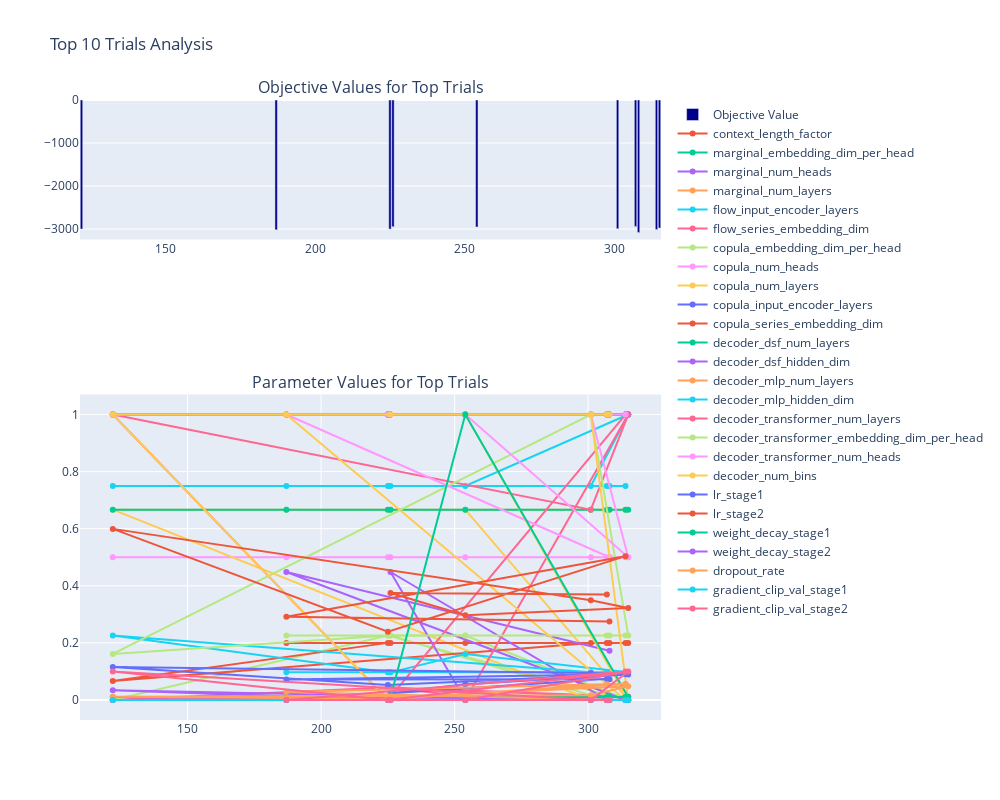

Here is the notebook cell this chart was saved with:
### Code cell
# Create and display plots
print("## Top 10 Best Trials")
fig = plot_top_n_trials(trials_df, n=10)
fig.show()

### Figure 1 — Plotly figure (JSON) as saved in the notebook; plotly's stock layout.template omitted (floating-point values rounded to 4 significant figures)
{"data": [{"marker": {"color": "darkblue"}, "name": "Objective Value", "text": [-3082.0, -3019.0, -3012.0, -3002.0, -2999.0, -2991.0, -2976.0, -2953.0, -2945.0, -2939.0], "textposition": "auto", "type": "bar", "x": [308, 187, 314, 225, 122, 301, 315, 254, 226, 307], "xaxis": "x", "y": [-3082.0, -3019.0, -3012.0, -3002.0, -2999.0, -2991.0, -2976.0, -2953.0, -2945.0, -2939.0], "yaxis": "y"}, {"mode": "lines+markers", "name": "context_length_factor", "type": "scatter", "x": [308, 187, 314, 225, 122, 301, 315, 254, 226, 307], "xaxis": "x2", "y": [1.0, 1.0, 1.0, 1.0, 1.0, 1.0, 1.0, 1.0, 1.0, 1.0], "yaxis": "y2"}, {"mode": "lines+markers", "name": "marginal_embedding_dim_per_head", "type": "scatter", "x": [308, 187, 314, 225, 122, 301, 315, 254, 226, 307], "xaxis": "x2", "y": [1.0, 1.0, 1.0, 1.0, 1.0, 1.0, 1.0, 1.0, 1.0, 1.0], "yaxis": "y2"}, {"mode": "lines+markers", "name": "marginal_num_heads", "type": "scatter", "x": [308, 187, 314, 225, 122, 301, 315, 254, 226, 307], "xaxis": "x2", "y": [0.0, 0.0, 0.0, 0.0, 0.0, 0.0, 0.0, 0.0, 0.0, 0.0], "yaxis": "y2"}, {"mode": "lines+markers", "name": "marginal_num_layers", "type": "scatter", "x": [308, 187, 314, 225, 122, 301, 315, 254, 226, 307], "xaxis": "x2", "y": [0.0, 0.0, 0.0, 0.0, 0.0, 0.0, 0.0, 0.0, 0.0, 0.0], "yaxis": "y2"}, {"mode": "lines+markers", "name": "flow_input_encoder_layers", "type": "scatter", "x": [308, 187, 314, 225, 122, 301, 315, 254, 226, 307], "xaxis": "x2", "y": [0.75, 0.75, 0.75, 0.75, 0.75, 0.75, 1.0, 0.75, 0.75, 0.75], "yaxis": "y2"}, {"mode": "lines+markers", "name": "flow_series_embedding_dim", "type": "scatter", "x": [308, 187, 314, 225, 122, 301, 315, 254, 226, 307], "xaxis": "x2", "y": [0.01195, 0.01195, 0.01195, 0.04382, 0.0, 0.01195, 0.01195, 0.01195, 0.04382, 0.01195], "yaxis": "y2"}, {"mode": "lines+markers", "name": "copula_embedding_dim_per_head", "type": "scatter", "x": [308, 187, 314, 225, 122, 301, 315, 254, 226, 307], "xaxis": "x2", "y": [0.0, 0.0, 0.0, 0.2258, 0.0, 0.0, 0.0, 0.2258, 0.2258, 0.0], "yaxis": "y2"}, {"mode": "lines+markers", "name": "copula_num_heads", "type": "scatter", "x": [308, 187, 314, 225, 122, 301, 315, 254, 226, 307], "xaxis": "x2", "y": [0.5, 0.5, 0.5, 0.5, 0.5, 0.5, 0.5, 0.5, 0.5, 0.5], "yaxis": "y2"}, {"mode": "lines+markers", "name": "copula_num_layers", "type": "scatter", "x": [308, 187, 314, 225, 122, 301, 315, 254, 226, 307], "xaxis": "x2", "y": [0.6667, 0.6667, 0.6667, 0.6667, 0.6667, 0.0, 0.0, 0.6667, 0.6667, 0.6667], "yaxis": "y2"}, {"mode": "lines+markers", "name": "copula_input_encoder_layers", "type": "scatter", "x": [308, 187, 314, 225, 122, 301, 315, 254, 226, 307], "xaxis": "x2", "y": [1.0, 1.0, 1.0, 1.0, 1.0, 1.0, 1.0, 1.0, 1.0, 1.0], "yaxis": "y2"}, {"mode": "lines+markers", "name": "copula_series_embedding_dim", "type": "scatter", "x": [308, 187, 314, 225, 122, 301, 315, 254, 226, 307], "xaxis": "x2", "y": [0.2, 0.2, 0.2, 0.2, 0.06667, 0.2, 0.2, 0.2, 0.2, 0.2], "yaxis": "y2"}, {"mode": "lines+markers", "name": "decoder_dsf_num_layers", "type": "scatter", "x": [308, 187, 314, 225, 122, 301, 315, 254, 226, 307], "xaxis": "x2", "y": [0.6667, 0.6667, 0.6667, 0.6667, 0.6667, 0.6667, 0.6667, 0.6667, 0.6667, 0.6667], "yaxis": "y2"}, {"mode": "lines+markers", "name": "decoder_dsf_hidden_dim", "type": "scatter", "x": [308, 187, 314, 225, 122, 301, 315, 254, 226, 307], "xaxis": "x2", "y": [0.1724, 0.4483, 0.0, 0.0, 0.03448, 0.0, 0.0, 0.0, 0.4483, 0.0], "yaxis": "y2"}, {"mode": "lines+markers", "name": "decoder_mlp_num_layers", "type": "scatter", "x": [308, 187, 314, 225, 122, 301, 315, 254, 226, 307], "xaxis": "x2", "y": [0.0, 0.0, 0.0, 0.0, 0.0, 0.0, 0.0, 0.0, 0.0, 0.0], "yaxis": "y2"}, {"mode": "lines+markers", "name": "decoder_mlp_hidden_dim", "type": "scatter", "x": [308, 187, 314, 225, 122, 301, 315, 254, 226, 307], "xaxis": "x2", "y": [0.09677, 0.09677, 0.09677, 0.09677, 0.2258, 0.09677, 0.09677, 0.1613, 0.09677, 0.09677], "yaxis": "y2"}, {"mode": "lines+markers", "name": "decoder_transformer_num_layers", "type": "scatter", "x": [308, 187, 314, 225, 122, 301, 315, 254, 226, 307], "xaxis": "x2", "y": [1.0, 1.0, 1.0, 0.0, 1.0, 0.6667, 1.0, 0.0, 0.0, 0.0], "yaxis": "y2"}, {"mode": "lines+markers", "name": "decoder_transformer_embedding_dim_per_head", "type": "scatter", "x": [308, 187, 314, 225, 122, 301, 315, 254, 226, 307], "xaxis": "x2", "y": [0.2258, 0.2258, 0.2258, 0.2258, 0.1613, 1.0, 0.2258, 0.2258, 0.2258, 0.2258], "yaxis": "y2"}, {"mode": "lines+markers", "name": "decoder_transformer_num_heads", "type": "scatter", "x": [308, 187, 314, 225, 122, 301, 315, 254, 226, 307], "xaxis": "x2", "y": [0.5, 1.0, 1.0, 1.0, 1.0, 1.0, 0.5, 1.0, 1.0, 1.0], "yaxis": "y2"}, {"mode": "lines+markers", "name": "decoder_num_bins", "type": "scatter", "x": [308, 187, 314, 225, 122, 301, 315, 254, 226, 307], "xaxis": "x2", "y": [1.0, 1.0, 0.0, 0.0, 1.0, 1.0, 0.0, 1.0, 1.0, 1.0], "yaxis": "y2"}, {"mode": "lines+markers", "name": "lr_stage1", "type": "scatter", "x": [308, 187, 314, 225, 122, 301, 315, 254, 226, 307], "xaxis": "x2", "y": [0.07273, 0.07147, 0.09054, 0.05272, 0.1159, 0.09463, 0.08913, 0.05533, 0.02369, 0.07335], "yaxis": "y2"}, {"mode": "lines+markers", "name": "lr_stage2", "type": "scatter", "x": [308, 187, 314, 225, 122, 301, 315, 254, 226, 307], "xaxis": "x2", "y": [0.2751, 0.2913, 0.5038, 0.2394, 0.5994, 0.349, 0.3222, 0.2972, 0.3746, 0.3698], "yaxis": "y2"}, {"mode": "lines+markers", "name": "weight_decay_stage1", "type": "scatter", "x": [308, 187, 314, 225, 122, 301, 315, 254, 226, 307], "xaxis": "x2", "y": [0.01, 0.01, 0.01, 0.01, 0.01, 0.01, 0.01, 1.0, 0.01, 0.01], "yaxis": "y2"}, {"mode": "lines+markers", "name": "weight_decay_stage2", "type": "scatter", "x": [308, 187, 314, 225, 122, 301, 315, 254, 226, 307], "xaxis": "x2", "y": [0.0, 0.0, 0.0, 0.01, 0.0, 0.0, 0.0, 0.01, 0.01, 0.0], "yaxis": "y2"}, {"mode": "lines+markers", "name": "dropout_rate", "type": "scatter", "x": [308, 187, 314, 225, 122, 301, 315, 254, 226, 307], "xaxis": "x2", "y": [0.0, 0.02759, 0.05685, 0.004453, 0.01118, 0.01677, 0.04815, 0.02145, 0.003366, 0.05509], "yaxis": "y2"}, {"mode": "lines+markers", "name": "gradient_clip_val_stage1", "type": "scatter", "x": [308, 187, 314, 225, 122, 301, 315, 254, 226, 307], "xaxis": "x2", "y": [0.0, 0.0, 0.0, 0.0, 0.0, 0.0, 0.0, 0.0, 0.0, 0.0], "yaxis": "y2"}, {"mode": "lines+markers", "name": "gradient_clip_val_stage2", "type": "scatter", "x": [308, 187, 314, 225, 122, 301, 315, 254, 226, 307], "xaxis": "x2", "y": [0.0, 0.0, 0.1, 0.0, 0.1, 0.0, 0.1, 0.0, 0.0, 0.0], "yaxis": "y2"}], "layout": {"annotations": [{"font": {"size": 16}, "showarrow": false, "text": "Objective Values for Top Trials", "x": 0.5, "xanchor": "center", "xref": "paper", "y": 1.0, "yanchor": "bottom", "yref": "paper"}, {"font": {"size": 16}, "showarrow": false, "text": "Parameter Values for Top Trials", "x": 0.5, "xanchor": "center", "xref": "paper", "y": 0.525, "yanchor": "bottom", "yref": "paper"}, {"align": "center", "hovertext": "hover", "showarrow": false, "text": "context_length_factor: 4<br>marginal_embedding_dim_per_head: 256<br>marginal_num_heads: 2<br>marginal_num_layers: 2<br>flow_input_encoder_layers: 6<br>flow_series_embedding_dim: 8<br>copula_embedding_dim_per_head: 8<br>copula_num_heads: 4<br>copula_num_layers: 3<br>copula_input_encoder_layers: 4<br>copula_series_embedding_dim: 64<br>decoder_dsf_num_layers: 3<br>decoder_dsf_hidden_dim: 128<br>decoder_mlp_num_layers: 2<br>decoder_mlp_hidden_dim: 32<br>decoder_transformer_num_layers: 5<br>decoder_transformer_embedding_dim_per_head: 64<br>decoder_transformer_num_heads: 5<br>decoder_num_bins: 200<br>lr_stage1: 0.000239492693639108<br>lr_stage2: 0.0014153115740382983<br>weight_decay_stage1: 1e-05<br>weight_decay_stage2: 0.0<br>dropout_rate: 3.680257579061208e-05<br>gradient_clip_val_stage1: 0.0<br>gradient_clip_val_stage2: 0.0", "visible": false, "x": 308, "xref": "x2", "y": 1.05, "yref": "paper"}, {"align": "center", "hovertext": "hover", "showarrow": false, "text": "context_length_factor: 4<br>marginal_embedding_dim_per_head: 256<br>marginal_num_heads: 2<br>marginal_num_layers: 2<br>flow_input_encoder_layers: 6<br>flow_series_embedding_dim: 8<br>copula_embedding_dim_per_head: 8<br>copula_num_heads: 4<br>copula_num_layers: 3<br>copula_input_encoder_layers: 4<br>copula_series_embedding_dim: 64<br>decoder_dsf_num_layers: 3<br>decoder_dsf_hidden_dim: 256<br>decoder_mlp_num_layers: 2<br>decoder_mlp_hidden_dim: 32<br>decoder_transformer_num_layers: 5<br>decoder_transformer_embedding_dim_per_head: 64<br>decoder_transformer_num_heads: 7<br>decoder_num_bins: 200<br>lr_stage1: 0.00023724235711585967<br>lr_stage2: 0.001491848713722391<br>weight_decay_stage1: 1e-05<br>weight_decay_stage2: 0.0<br>dropout_rate: 0.0081836366424809<br>gradient_clip_val_stage1: 0.0<br>gradient_clip_val_stage2: 0.0", "visible": false, "x": 187, "xref": "x2", "y": 1.05, "yref": "paper"}, {"align": "center", "hovertext": "hover", "showarrow": false, "text": "context_length_factor: 4<br>marginal_embedding_dim_per_head: 256<br>marginal_num_heads: 2<br>marginal_num_layers: 2<br>flow_input_encoder_layers: 6<br>flow_series_embedding_dim: 8<br>copula_embedding_dim_per_head: 8<br>copula_num_heads: 4<br>copula_num_layers: 3<br>copula_input_encoder_layers: 4<br>copula_series_embedding_dim: 64<br>decoder_dsf_num_layers: 3<br>decoder_dsf_hidden_dim: 48<br>decoder_mlp_num_layers: 2<br>decoder_mlp_hidden_dim: 32<br>decoder_transformer_num_layers: 5<br>decoder_transformer_embedding_dim_per_head: 64<br>decoder_transformer_num_heads: 7<br>decoder_num_bins: 20<br>lr_stage1: 0.00027125202057103526<br>lr_stage2: 0.002496271930808266<br>weight_decay_stage1: 1e-05<br>weight_decay_stage2: 0.0<br>dropout_rate: 0.016824402318767497<br>gradient_clip_val_stage1: 0.0<br>gradient_clip_val_stage2: 1000.0", "visible": false, "x": 314, "xref": "x2", "y": 1.05, "yref": "paper"}, {"align": "center", "hovertext": "hover", "showarrow": false, "text": "context_length_factor: 4<br>marginal_embedding_dim_per_head: 256<br>marginal_num_heads: 2<br>marginal_num_layers: 2<br>flow_input_encoder_layers: 6<br>flow_series_embedding_dim: 16<br>copula_embedding_dim_per_head: 64<br>copula_num_heads: 4<br>copula_num_layers: 3<br>copula_input_encoder_layers: 4<br>copula_series_embedding_dim: 64<br>decoder_dsf_num_layers: 3<br>decoder_dsf_hidden_dim: 48<br>decoder_mlp_num_layers: 2<br>decoder_mlp_hidden_dim: 32<br>decoder_transformer_num_layers: 2<br>decoder_transformer_embedding_dim_per_head: 64<br>decoder_transformer_num_heads: 7<br>decoder_num_bins: 20<br>lr_stage1: 0.00020382612052233834<br>lr_stage2: 0.0012461859553666286<br>weight_decay_stage1: 1e-05<br>weight_decay_stage2: 1e-05<br>dropout_rate: 0.0013518971583940248<br>gradient_clip_val_stage1: 0.0<br>gradient_clip_val_stage2: 0.0", "visible": false, "x": 225, "xref": "x2", "y": 1.05, "yref": "paper"}, {"align": "center", "hovertext": "hover", "showarrow": false, "text": "context_length_factor: 4<br>marginal_embedding_dim_per_head: 256<br>marginal_num_heads: 2<br>marginal_num_layers: 2<br>flow_input_encoder_layers: 6<br>flow_series_embedding_dim: 5<br>copula_embedding_dim_per_head: 8<br>copula_num_heads: 4<br>copula_num_layers: 3<br>copula_input_encoder_layers: 4<br>copula_series_embedding_dim: 32<br>decoder_dsf_num_layers: 3<br>decoder_dsf_hidden_dim: 64<br>decoder_mlp_num_layers: 2<br>decoder_mlp_hidden_dim: 64<br>decoder_transformer_num_layers: 5<br>decoder_transformer_embedding_dim_per_head: 48<br>decoder_transformer_num_heads: 7<br>decoder_num_bins: 200<br>lr_stage1: 0.00031640373534441507<br>lr_stage2: 0.0029483009892826858<br>weight_decay_stage1: 1e-05<br>weight_decay_stage2: 0.0<br>dropout_rate: 0.0033373225145621743<br>gradient_clip_val_stage1: 0.0<br>gradient_clip_val_stage2: 1000.0", "visible": false, "x": 122, "xref": "x2", "y": 1.05, "yref": "paper"}, {"align": "center", "hovertext": "hover", "showarrow": false, "text": "context_length_factor: 4<br>marginal_embedding_dim_per_head: 256<br>marginal_num_heads: 2<br>marginal_num_layers: 2<br>flow_input_encoder_layers: 6<br>flow_series_embedding_dim: 8<br>copula_embedding_dim_per_head: 8<br>copula_num_heads: 4<br>copula_num_layers: 1<br>copula_input_encoder_layers: 4<br>copula_series_embedding_dim: 64<br>decoder_dsf_num_layers: 3<br>decoder_dsf_hidden_dim: 48<br>decoder_mlp_num_layers: 2<br>decoder_mlp_hidden_dim: 32<br>decoder_transformer_num_layers: 4<br>decoder_transformer_embedding_dim_per_head: 256<br>decoder_transformer_num_heads: 7<br>decoder_num_bins: 200<br>lr_stage1: 0.000278538567706937<br>lr_stage2: 0.0017644267935043787<br>weight_decay_stage1: 1e-05<br>weight_decay_stage2: 0.0<br>dropout_rate: 0.004990731221488766<br>gradient_clip_val_stage1: 0.0<br>gradient_clip_val_stage2: 0.0", "visible": false, "x": 301, "xref": "x2", "y": 1.05, "yref": "paper"}, {"align": "center", "hovertext": "hover", "showarrow": false, "text": "context_length_factor: 4<br>marginal_embedding_dim_per_head: 256<br>marginal_num_heads: 2<br>marginal_num_layers: 2<br>flow_input_encoder_layers: 7<br>flow_series_embedding_dim: 8<br>copula_embedding_dim_per_head: 8<br>copula_num_heads: 4<br>copula_num_layers: 1<br>copula_input_encoder_layers: 4<br>copula_series_embedding_dim: 64<br>decoder_dsf_num_layers: 3<br>decoder_dsf_hidden_dim: 48<br>decoder_mlp_num_layers: 2<br>decoder_mlp_hidden_dim: 32<br>decoder_transformer_num_layers: 5<br>decoder_transformer_embedding_dim_per_head: 64<br>decoder_transformer_num_heads: 5<br>decoder_num_bins: 20<br>lr_stage1: 0.00026872807083131914<br>lr_stage2: 0.0016378080899521375<br>weight_decay_stage1: 1e-05<br>weight_decay_stage2: 0.0<br>dropout_rate: 0.01425631954271888<br>gradient_clip_val_stage1: 0.0<br>gradient_clip_val_stage2: 1000.0", "visible": false, "x": 315, "xref": "x2", "y": 1.05, "yref": "paper"}, {"align": "center", "hovertext": "hover", "showarrow": false, "text": "context_length_factor: 4<br>marginal_embedding_dim_per_head: 256<br>marginal_num_heads: 2<br>marginal_num_layers: 2<br>flow_input_encoder_layers: 6<br>flow_series_embedding_dim: 8<br>copula_embedding_dim_per_head: 64<br>copula_num_heads: 4<br>copula_num_layers: 3<br>copula_input_encoder_layers: 4<br>copula_series_embedding_dim: 64<br>decoder_dsf_num_layers: 3<br>decoder_dsf_hidden_dim: 48<br>decoder_mlp_num_layers: 2<br>decoder_mlp_hidden_dim: 48<br>decoder_transformer_num_layers: 2<br>decoder_transformer_embedding_dim_per_head: 64<br>decoder_transformer_num_heads: 7<br>decoder_num_bins: 200<br>lr_stage1: 0.00020846356920972516<br>lr_stage2: 0.0015194506718421163<br>weight_decay_stage1: 0.001<br>weight_decay_stage2: 1e-05<br>dropout_rate: 0.006372053350725517<br>gradient_clip_val_stage1: 0.0<br>gradient_clip_val_stage2: 0.0", "visible": false, "x": 254, "xref": "x2", "y": 1.05, "yref": "paper"}, {"align": "center", "hovertext": "hover", "showarrow": false, "text": "context_length_factor: 4<br>marginal_embedding_dim_per_head: 256<br>marginal_num_heads: 2<br>marginal_num_layers: 2<br>flow_input_encoder_layers: 6<br>flow_series_embedding_dim: 16<br>copula_embedding_dim_per_head: 64<br>copula_num_heads: 4<br>copula_num_layers: 3<br>copula_input_encoder_layers: 4<br>copula_series_embedding_dim: 64<br>decoder_dsf_num_layers: 3<br>decoder_dsf_hidden_dim: 256<br>decoder_mlp_num_layers: 2<br>decoder_mlp_hidden_dim: 32<br>decoder_transformer_num_layers: 2<br>decoder_transformer_embedding_dim_per_head: 64<br>decoder_transformer_num_heads: 7<br>decoder_num_bins: 200<br>lr_stage1: 0.00015205526007073313<br>lr_stage2: 0.001885653652196533<br>weight_decay_stage1: 1e-05<br>weight_decay_stage2: 1e-05<br>dropout_rate: 0.0010307056457779682<br>gradient_clip_val_stage1: 0.0<br>gradient_clip_val_stage2: 0.0", "visible": false, "x": 226, "xref": "x2", "y": 1.05, "yref": "paper"}, {"align": "center", "hovertext": "hover", "showarrow": false, "text": "context_length_factor: 4<br>marginal_embedding_dim_per_head: 256<br>marginal_num_heads: 2<br>marginal_num_layers: 2<br>flow_input_encoder_layers: 6<br>flow_series_embedding_dim: 8<br>copula_embedding_dim_per_head: 8<br>copula_num_heads: 4<br>copula_num_layers: 3<br>copula_input_encoder_layers: 4<br>copula_series_embedding_dim: 64<br>decoder_dsf_num_layers: 3<br>decoder_dsf_hidden_dim: 48<br>decoder_mlp_num_layers: 2<br>decoder_mlp_hidden_dim: 32<br>decoder_transformer_num_layers: 2<br>decoder_transformer_embedding_dim_per_head: 64<br>decoder_transformer_num_heads: 7<br>decoder_num_bins: 200<br>lr_stage1: 0.0002405922602146233<br>lr_stage2: 0.0018629885244457447<br>weight_decay_stage1: 1e-05<br>weight_decay_stage2: 0.0<br>dropout_rate: 0.01630589683352577<br>gradient_clip_val_stage1: 0.0<br>gradient_clip_val_stage2: 0.0", "visible": false, "x": 307, "xref": "x2", "y": 1.05, "yref": "paper"}], "height": 800, "hovermode": "x unified", "showlegend": true, "title": {"text": "Top 10 Trials Analysis"}, "width": 1000, "xaxis": {"anchor": "y", "domain": [0, 1]}, "xaxis2": {"anchor": "y2", "domain": [0, 1]}, "yaxis": {"anchor": "x", "domain": [0.775, 1.0]}, "yaxis2": {"anchor": "x2", "domain": [0, 0.525]}}}
